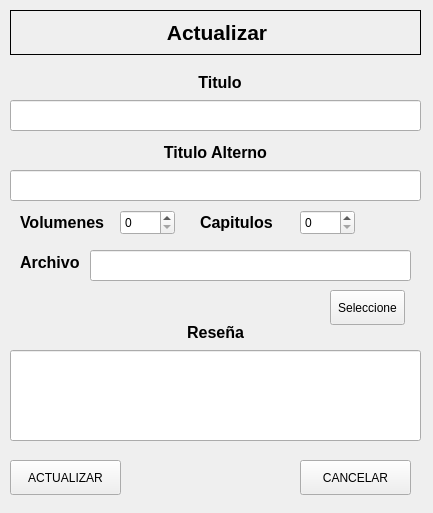
<?xml version="1.0" encoding="UTF-8"?>
<ui version="4.0">
 <class>Form</class>
 <widget class="QWidget" name="Form">
  <property name="geometry">
   <rect>
    <x>0</x>
    <y>0</y>
    <width>433</width>
    <height>513</height>
   </rect>
  </property>
  <property name="windowTitle">
   <string>Actualizar Anime</string>
  </property>
  <widget class="QLabel" name="label">
   <property name="geometry">
    <rect>
     <x>10</x>
     <y>10</y>
     <width>411</width>
     <height>45</height>
    </rect>
   </property>
   <property name="font">
    <font>
     <weight>75</weight>
     <bold>true</bold>
    </font>
   </property>
   <property name="frameShape">
    <enum>QFrame::Box</enum>
   </property>
   <property name="text">
    <string>&lt;html&gt;&lt;head/&gt;&lt;body&gt;&lt;p align=&quot;center&quot;&gt;&lt;span style=&quot; font-size:16pt;&quot;&gt;Actualizar&lt;/span&gt;&lt;/p&gt;&lt;/body&gt;&lt;/html&gt;</string>
   </property>
  </widget>
  <widget class="QLabel" name="label_2">
   <property name="geometry">
    <rect>
     <x>180</x>
     <y>70</y>
     <width>80</width>
     <height>25</height>
    </rect>
   </property>
   <property name="text">
    <string>&lt;html&gt;&lt;head/&gt;&lt;body&gt;&lt;p align=&quot;center&quot;&gt;&lt;span style=&quot; font-size:12pt; font-weight:600;&quot;&gt;Titulo&lt;/span&gt;&lt;/p&gt;&lt;/body&gt;&lt;/html&gt;</string>
   </property>
  </widget>
  <widget class="QLabel" name="label_4">
   <property name="geometry">
    <rect>
     <x>20</x>
     <y>210</y>
     <width>101</width>
     <height>25</height>
    </rect>
   </property>
   <property name="text">
    <string>&lt;html&gt;&lt;head/&gt;&lt;body&gt;&lt;p&gt;&lt;span style=&quot; font-size:12pt; font-weight:600;&quot;&gt;Volumenes&lt;/span&gt;&lt;/p&gt;&lt;/body&gt;&lt;/html&gt;</string>
   </property>
  </widget>
  <widget class="QLabel" name="label_5">
   <property name="geometry">
    <rect>
     <x>20</x>
     <y>250</y>
     <width>80</width>
     <height>25</height>
    </rect>
   </property>
   <property name="text">
    <string>&lt;html&gt;&lt;head/&gt;&lt;body&gt;&lt;p&gt;&lt;span style=&quot; font-size:12pt; font-weight:600;&quot;&gt;Archivo&lt;/span&gt;&lt;/p&gt;&lt;/body&gt;&lt;/html&gt;</string>
   </property>
  </widget>
  <widget class="QLineEdit" name="txtTitulo">
   <property name="geometry">
    <rect>
     <x>10</x>
     <y>100</y>
     <width>411</width>
     <height>31</height>
    </rect>
   </property>
  </widget>
  <widget class="QSpinBox" name="spinBoxVols">
   <property name="geometry">
    <rect>
     <x>120</x>
     <y>210</y>
     <width>55</width>
     <height>25</height>
    </rect>
   </property>
  </widget>
  <widget class="QLineEdit" name="txtTituloAlt">
   <property name="geometry">
    <rect>
     <x>10</x>
     <y>170</y>
     <width>411</width>
     <height>31</height>
    </rect>
   </property>
  </widget>
  <widget class="QLabel" name="label_3">
   <property name="geometry">
    <rect>
     <x>10</x>
     <y>140</y>
     <width>411</width>
     <height>25</height>
    </rect>
   </property>
   <property name="text">
    <string>&lt;html&gt;&lt;head/&gt;&lt;body&gt;&lt;p align=&quot;center&quot;&gt;&lt;span style=&quot; font-size:12pt; font-weight:600;&quot;&gt;Titulo Alterno&lt;/span&gt;&lt;/p&gt;&lt;/body&gt;&lt;/html&gt;</string>
   </property>
  </widget>
  <widget class="QSpinBox" name="spinBoxCaps">
   <property name="geometry">
    <rect>
     <x>300</x>
     <y>210</y>
     <width>55</width>
     <height>25</height>
    </rect>
   </property>
  </widget>
  <widget class="QLabel" name="label_6">
   <property name="geometry">
    <rect>
     <x>200</x>
     <y>210</y>
     <width>101</width>
     <height>25</height>
    </rect>
   </property>
   <property name="text">
    <string>&lt;html&gt;&lt;head/&gt;&lt;body&gt;&lt;p&gt;&lt;span style=&quot; font-size:12pt; font-weight:600;&quot;&gt;Capitulos&lt;/span&gt;&lt;/p&gt;&lt;/body&gt;&lt;/html&gt;</string>
   </property>
  </widget>
  <widget class="QPushButton" name="btnSeleccion">
   <property name="geometry">
    <rect>
     <x>330</x>
     <y>290</y>
     <width>75</width>
     <height>35</height>
    </rect>
   </property>
   <property name="cursor">
    <cursorShape>PointingHandCursor</cursorShape>
   </property>
   <property name="text">
    <string>Seleccione</string>
   </property>
   <property name="icon">
    <iconset>
     <normaloff>../assets/agregar-documento.png</normaloff>../assets/agregar-documento.png</iconset>
   </property>
   <property name="flat">
    <bool>false</bool>
   </property>
  </widget>
  <widget class="QLineEdit" name="txtRutaArchivo">
   <property name="geometry">
    <rect>
     <x>90</x>
     <y>250</y>
     <width>321</width>
     <height>31</height>
    </rect>
   </property>
  </widget>
  <widget class="QLabel" name="label_7">
   <property name="geometry">
    <rect>
     <x>10</x>
     <y>320</y>
     <width>411</width>
     <height>25</height>
    </rect>
   </property>
   <property name="text">
    <string>&lt;html&gt;&lt;head/&gt;&lt;body&gt;&lt;p align=&quot;center&quot;&gt;&lt;span style=&quot; font-size:12pt; font-weight:600;&quot;&gt;Reseña&lt;/span&gt;&lt;/p&gt;&lt;/body&gt;&lt;/html&gt;</string>
   </property>
  </widget>
  <widget class="QLineEdit" name="txtDescripcion">
   <property name="geometry">
    <rect>
     <x>10</x>
     <y>350</y>
     <width>411</width>
     <height>91</height>
    </rect>
   </property>
  </widget>
  <widget class="QPushButton" name="btnActualizar">
   <property name="geometry">
    <rect>
     <x>10</x>
     <y>460</y>
     <width>111</width>
     <height>35</height>
    </rect>
   </property>
   <property name="cursor">
    <cursorShape>PointingHandCursor</cursorShape>
   </property>
   <property name="styleSheet">
    <string notr="true">QpushButton
{
	height: 2em;
	border-style: solid;
	border-width:2px;
	border-coler:#0069c0;
	font-weight:bold;
}

QpushButton:hover
{
	background-color:#0069c0;
	color:white;
}</string>
   </property>
   <property name="text">
    <string>ACTUALIZAR</string>
   </property>
   <property name="flat">
    <bool>false</bool>
   </property>
  </widget>
  <widget class="QPushButton" name="btnCancel">
   <property name="geometry">
    <rect>
     <x>300</x>
     <y>460</y>
     <width>111</width>
     <height>35</height>
    </rect>
   </property>
   <property name="cursor">
    <cursorShape>PointingHandCursor</cursorShape>
   </property>
   <property name="styleSheet">
    <string notr="true">QpushButton
{
	height: 2em;
	border-style: solid;
	border-width:2px;
	border-coler:#0069c0;
	font-weight:bold;
}

QpushButton:hover
{
	background-color:#0069c0;
	color:white;
}</string>
   </property>
   <property name="text">
    <string>CANCELAR</string>
   </property>
   <property name="flat">
    <bool>false</bool>
   </property>
  </widget>
 </widget>
 <resources/>
 <connections/>
</ui>
